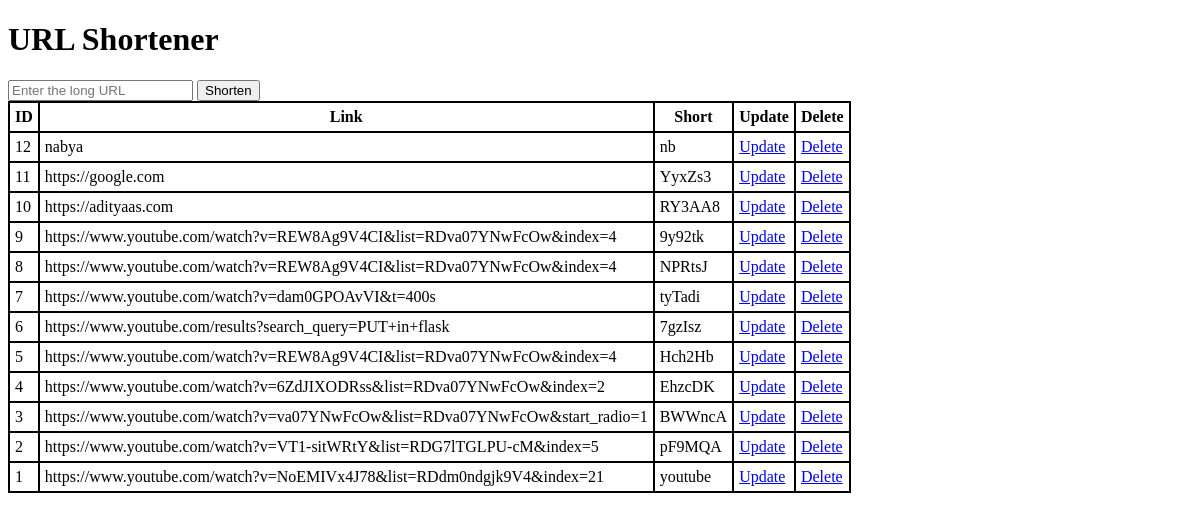
Before: / with the older database file.
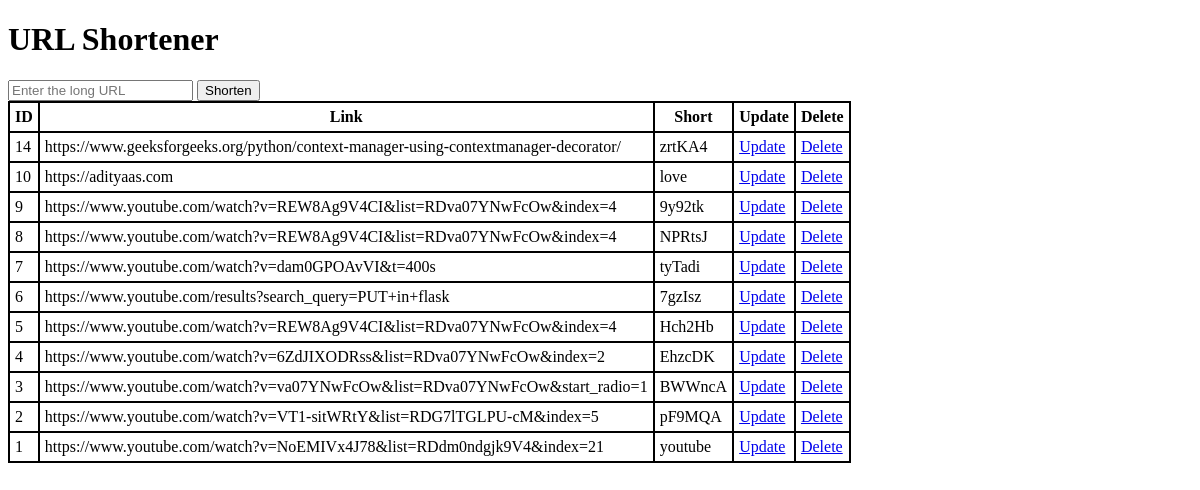
After: the same page with the newer database file.
### tables this page shows
CREATE TABLE urls (
                id INTEGER PRIMARY KEY AUTOINCREMENT,
                short_url TEXT UNIQUE,
                long_url TEXT,
                created_at TIMESTAMP DEFAULT CURRENT_TIMESTAMP);

### app.py (the view, shortened to what this page needs)
@app.route("/", methods=['GET', 'POST'])
def index():
    try:
        result = _getAllLink()
        return render_template('index.html', links=result)
    except sqlite3.Error as error:
        print(f"Database error: {error}")

### app.py (called while the page is built)
@contextmanager
def get_db():
    conn = None
    try:
        conn = sqlite3.connect(DATABASE)
        conn.row_factory = sqlite3.Row
        yield conn
    except sqlite3.Error as error:
        if conn:
            conn.rollback()
        print(f"Database error: {error}")
        raise
    finally:
        if conn:
            conn.close()

def _getAllLink():
    with get_db() as conn:
        cur = conn.cursor()
        cur.execute("SELECT * FROM urls ORDER BY created_at DESC")
        result = cur.fetchall()
        if len(result) == 0:
            return []
    return result

### templates/index.html (shortened to what this page needs)
<!doctype html>
<html lang="en">
<head>
</head>
<body>
    <h1>URL Shortener</h1>
    <form method="POST" action="{{ url_for('index') }}">
        <input type="text" name="long_url" placeholder="Enter the long URL">
        <button type="submit" name="short_url">Shorten</button>
    </form>
    <table>
        <thead>
            <tr>
                <th>ID</th>
                <th>Link</th>
                <th>Short</th>
                <th>Update</th>
                <th>Delete</th>
            </tr>
        </thead>
        <tbody>
            {% for link in links %}
            <tr>
                <td>{{ link.id }}</td>
                <td>{{ link.long_url }}</td>
                <td>{{ link.short_url }}</td>
                <td>
                    <a href="/api/{{ link.id }}">Update</a>
                </td>
                <td>
                    <a href="/api/del/{{ link.id }}">Delete</a>
                </td>
            </tr>
            {% endfor %}
        </tbody>
    </table>
</body>
</html>

### templates/index.html (style rules this page uses)
table, tr, td, th { border: 1px solid black; border-spacing: 0; }
td, th { padding: 5px; }

Changed rows visible on the page:
removed urls: id "12", long_url "nabya", short_url "nb"
removed urls: id "11", long_url "https://google.com", short_url "YyxZs3"
added urls: id "14", long_url "https://www.geeksforgeeks.org/python/context-manager-using-contextmanager-decorator/", short_url "zrtKA4"
changed urls "https://adityaas.com": short_url "RY3AA8" → "love"
